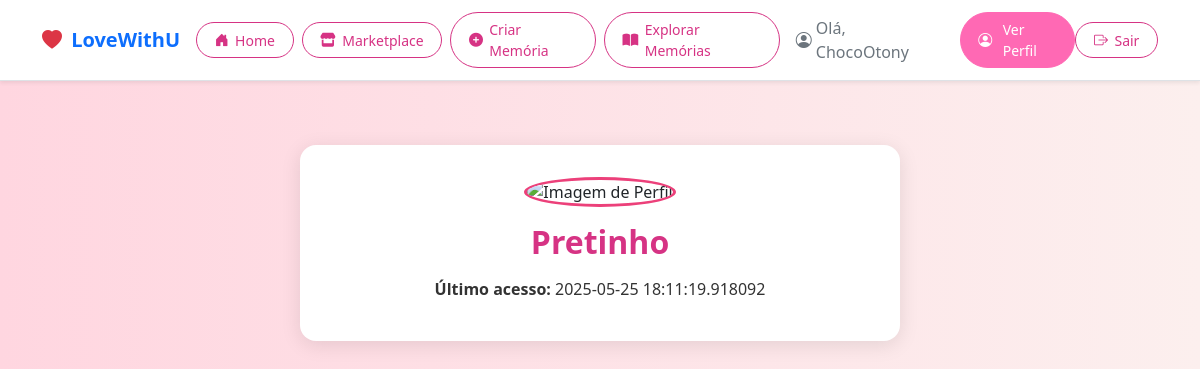
The page /perfil/Negro dela (signed in) on the database its author committed.
### app/models.py (models this page shows, shortened)
class User(UserMixin, db.Model):
    id: so.Mapped[int] = so.mapped_column(primary_key=True)
    name: so.Mapped[str] = so.mapped_column(sa.String(64))
    username: so.Mapped[str] = so.mapped_column(sa.String(64), unique=True, index=True)
    email: so.Mapped[str] = so.mapped_column(sa.String(120), unique=True, index=True)
    password_hash: so.Mapped[Optional[str]] = so.mapped_column(sa.String(256))
    profile_img: so.Mapped[Optional[str]] = so.mapped_column(sa.String(128))
    cidade_estado: so.Mapped[Optional[str]] = so.mapped_column(sa.String(100))
    tempo_juntos: so.Mapped[Optional[str]] = so.mapped_column(sa.String(100))
    aniversario: so.Mapped[Optional[datetime]] = so.mapped_column(sa.Date())
    about_me: so.Mapped[Optional[str]] = so.mapped_column(sa.String(140))
    last_seen: so.Mapped[Optional[datetime]] = so.mapped_column(default=lambda: datetime.now(timezone.utc))
    posts: so.Mapped[list['Post']] = so.relationship(back_populates='author', cascade='all, delete-orphan')

### app/routes.py (the view)
@app.route('/perfil/<username>')
@login_required
def user(username):
    user = db.first_or_404(db.select(User).where(User.username == username))
    posts = [
        {'author': user, 'body': 'Exemplo de post 1'},
        {'author': user, 'body': 'Exemplo de post 2'},
    ]
    return render_template('perfil.html', user=user, posts=posts)

### app/models.py (called while the page is built)
@login.user_loader
def load_user(user_id):
    return db.session.get(User, int(user_id))

### app/routes.py (called while the page is built)
@app.before_request
def before_request():
    if current_user.is_authenticated:
        current_user.last_seen = datetime.now(timezone.utc)
        db.session.commit()

### app/templates/perfil.html (shortened to what this page needs)
{% extends 'base.html' %}
{% block content %}
<div class="perfil-card">
    <img src="{{ url_for('static', filename='uploads/' + user.profile_img) if user.profile_img else url_for('static', filename='img/perfil_padrao.png') }}" alt="Imagem de Perfil" class="perfil-img">
    <h2>{{ user.name }}</h2>
    <div class="perfil-info">
        {% if user.last_seen %}<p><strong>Último acesso:</strong> {{ user.last_seen }}</p>{% endif %}
    </div>
</div>
{% endblock %}

### app/templates/base.html (shortened to what this page needs)
<!doctype html>
<html lang="pt-br">
<head>
  <link href="https://cdn.jsdelivr.net/npm/bootstrap@5.3.3/dist/css/bootstrap.min.css" rel="stylesheet">
  <link href="https://cdn.jsdelivr.net/npm/bootstrap-icons@1.10.5/font/bootstrap-icons.css" rel="stylesheet">
  <link rel="stylesheet" href="https://cdnjs.cloudflare.com/ajax/libs/font-awesome/6.0.0-beta3/css/all.min.css">
</head>
<body style="background-color: #fef6f9;">
  <nav class="navbar navbar-expand-lg navbar-light bg-white border-bottom shadow-sm">
    <div class="container">
      <a class="navbar-brand fw-bold text-primary" href="{{ url_for('index') }}">
        <i class="bi bi-heart-fill text-danger me-1"></i> LoveWithU
      </a>
      <div class="collapse navbar-collapse" id="navMenu">
        <ul class="navbar-nav ms-auto align-items-center">
          <li class="nav-item me-2">
            <a class="nav-btn nav-btn-outline {% if request.endpoint == 'home' %}active{% endif %}"
              href="{{ url_for('home') }}">
              <i class="bi bi-house-door-fill"></i> Home
            </a>
          </li>
          <li class="nav-item me-2">
            <a class="nav-btn nav-btn-outline {% if request.endpoint == 'marketplace' %}active{% endif %}"
              href="{{ url_for('marketplace') }}">
              <i class="fas fa-store"></i> Marketplace
            </a>
          </li>
          {% if current_user.is_authenticated %}
            <li class="nav-item me-2">
              <a class="nav-btn nav-btn-outline {% if request.endpoint == 'criar_memoria' %}active{% endif %}"
                href="{{ url_for('criar_memoria') }}">
                <i class="fas fa-plus-circle"></i> Criar Memória
              </a>
            </li>
            <li class="nav-item me-2">
              <a class="nav-btn nav-btn-outline {% if request.endpoint == 'explorar_memorias' %}active{% endif %}"
                href="{{ url_for('explorar_memorias') }}">
                <i class="fas fa-book-open"></i> Explorar Memórias
              </a>
            </li>
            <li class="nav-item me-3">
              <a class="nav-link text-secondary d-flex align-items-center" href="{{ url_for('index') }}">
                <i class="bi bi-person-circle me-1"></i> Olá, {{ current_user.name }}
              </a>
            </li>
            <li class="nav-item">
              <a class="nav-btn nav-btn-outline {% if request.endpoint == 'user' %}active{% endif %}"
                href="{{ url_for('user', username=current_user.username) }}">
                <i class="bi bi-person-circle me-1"></i> Ver Perfil
              </a>
            </li>
            <li class="nav-item">
              <a class="nav-btn nav-btn-outline {% if request.endpoint == 'logout' %}active{% endif %}"
                href="{{ url_for('logout') }}">
                <i class="bi bi-box-arrow-right"></i> Sair
              </a>
            </li>
          {% endif %}
        </ul>
      </div>
    </div>
  </nav>
  <div class="container">
    {% block content %}{% endblock %}
  </div>
</body>
</html>

### app/templates/base.html (style rules this page uses)
.nav-btn { border-radius: 50px; padding: 0.4rem 1.1rem; font-size: 0.875rem; text-decoration: none !important; transition: all 0.2s ease-in-out; display: inline-flex; align-items: center; gap: 0.4rem; }
.nav-btn-outline { color: #d63384; border: 1px solid #d63384; background-color: transparent; }
.nav-btn-outline.active { background-color: #ff69b4 !important; border-color: #ff69b4 !important; color: #ffffff !important; }

### app/templates/perfil.html (style rules this page uses)
body { background: linear-gradient(to right, #ffd6e0, #fcefee); }
.perfil-card { max-width: 600px; margin: 4rem auto; padding: 2rem; background: #fff; border-radius: 1rem; box-shadow: 0 4px 20px rgba(0,0,0,0.1); text-align: center; position: relative; }
.perfil-img { width: 120px; height: 120px; border-radius: 50%; object-fit: cover; border: 3px solid #ec407a; margin-bottom: 1rem; }
.perfil-card h2 { color: #d63384; font-weight: 700; margin-bottom: 1rem; }
.perfil-info p { font-size: 1rem; color: #333; margin: 0.5rem 0; }

### rows shown on the page
User: name "ChocoOtony"
User: name "Pretinho", last_seen "2025-05-25 18:11:19.918092"
